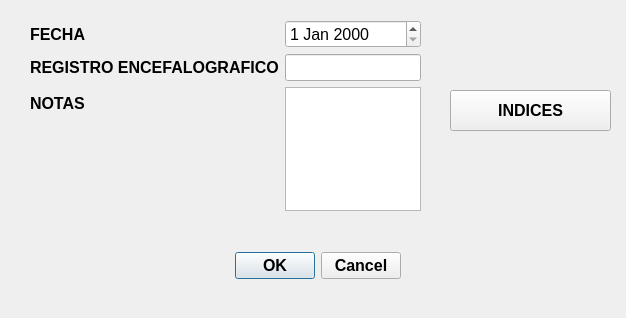
<?xml version="1.0" encoding="UTF-8"?>
<ui version="4.0">
 <class>Dialog</class>
 <widget class="QDialog" name="Dialog">
  <property name="geometry">
   <rect>
    <x>0</x>
    <y>0</y>
    <width>626</width>
    <height>318</height>
   </rect>
  </property>
  <property name="windowTitle">
   <string>Dialog</string>
  </property>
  <widget class="QDialogButtonBox" name="buttonBox">
   <property name="geometry">
    <rect>
     <x>170</x>
     <y>250</y>
     <width>231</width>
     <height>32</height>
    </rect>
   </property>
   <property name="font">
    <font>
     <pointsize>12</pointsize>
     <weight>75</weight>
     <bold>true</bold>
    </font>
   </property>
   <property name="orientation">
    <enum>Qt::Horizontal</enum>
   </property>
   <property name="standardButtons">
    <set>QDialogButtonBox::Cancel|QDialogButtonBox::Ok</set>
   </property>
  </widget>
  <widget class="QWidget" name="formLayoutWidget">
   <property name="geometry">
    <rect>
     <x>30</x>
     <y>20</y>
     <width>391</width>
     <height>191</height>
    </rect>
   </property>
   <layout class="QFormLayout" name="formLayout">
    <item row="0" column="0">
     <widget class="QLabel" name="label">
      <property name="font">
       <font>
        <pointsize>12</pointsize>
        <weight>75</weight>
        <bold>true</bold>
       </font>
      </property>
      <property name="text">
       <string>FECHA</string>
      </property>
     </widget>
    </item>
    <item row="0" column="1">
     <widget class="QDateEdit" name="campo_fecha">
      <property name="font">
       <font>
        <pointsize>12</pointsize>
       </font>
      </property>
     </widget>
    </item>
    <item row="1" column="0">
     <widget class="QLabel" name="label_2">
      <property name="font">
       <font>
        <pointsize>12</pointsize>
        <weight>75</weight>
        <bold>true</bold>
       </font>
      </property>
      <property name="text">
       <string>REGISTRO ENCEFALOGRAFICO</string>
      </property>
     </widget>
    </item>
    <item row="1" column="1">
     <widget class="QLineEdit" name="campo_registro">
      <property name="font">
       <font>
        <pointsize>12</pointsize>
       </font>
      </property>
     </widget>
    </item>
    <item row="2" column="0">
     <widget class="QLabel" name="label_3">
      <property name="font">
       <font>
        <pointsize>12</pointsize>
        <weight>75</weight>
        <bold>true</bold>
       </font>
      </property>
      <property name="text">
       <string>NOTAS</string>
      </property>
     </widget>
    </item>
    <item row="2" column="1">
     <widget class="QTextEdit" name="campo_notas">
      <property name="font">
       <font>
        <pointsize>12</pointsize>
       </font>
      </property>
     </widget>
    </item>
   </layout>
  </widget>
  <widget class="QPushButton" name="button_indices">
   <property name="geometry">
    <rect>
     <x>450</x>
     <y>90</y>
     <width>161</width>
     <height>41</height>
    </rect>
   </property>
   <property name="font">
    <font>
     <pointsize>12</pointsize>
     <weight>75</weight>
     <bold>true</bold>
    </font>
   </property>
   <property name="text">
    <string>INDICES</string>
   </property>
  </widget>
 </widget>
 <resources/>
 <connections>
  <connection>
   <sender>buttonBox</sender>
   <signal>accepted()</signal>
   <receiver>Dialog</receiver>
   <slot>accept()</slot>
   <hints>
    <hint type="sourcelabel">
     <x>248</x>
     <y>254</y>
    </hint>
    <hint type="destinationlabel">
     <x>157</x>
     <y>274</y>
    </hint>
   </hints>
  </connection>
  <connection>
   <sender>buttonBox</sender>
   <signal>rejected()</signal>
   <receiver>Dialog</receiver>
   <slot>reject()</slot>
   <hints>
    <hint type="sourcelabel">
     <x>316</x>
     <y>260</y>
    </hint>
    <hint type="destinationlabel">
     <x>286</x>
     <y>274</y>
    </hint>
   </hints>
  </connection>
 </connections>
</ui>
